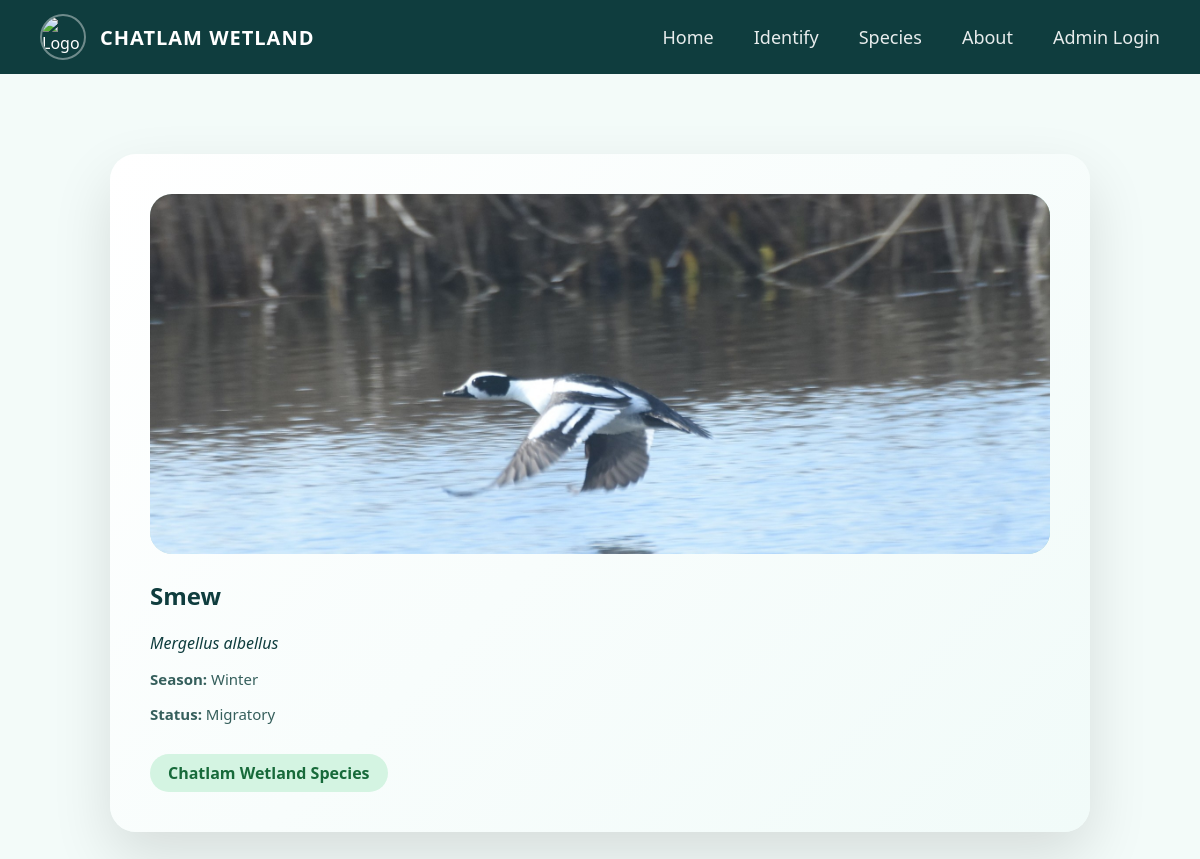
The app's page /species/1 with its own data.
### tables this page shows
CREATE TABLE species (
    id INTEGER PRIMARY KEY AUTOINCREMENT,
    common_name TEXT,
    scientific_name TEXT,
    status TEXT,
    season TEXT,
    description TEXT
, image TEXT);

### web/app.py (the view)
@app.route("/species/<int:species_id>")
def species_detail(species_id):
    conn = sqlite3.connect(DB_PATH)
    conn.row_factory = sqlite3.Row
    c = conn.cursor()
    c.execute("SELECT * FROM species WHERE id = ?", (species_id,))
    bird = c.fetchone()
    conn.close()
    if not bird:
        return "Species not found", 404
    return render_template("species_detail.html", bird=bird)

### web/templates/species_detail.html (shortened to what this page needs)
{% extends "base.html" %}
{% block content %}
<div class="detail-container">
   <div class="detail-img">
    {% if bird.image %}
        <img src="{{ url_for('static', filename=bird.image) }}"
             alt="{{ bird.common_name }}">
    {% else %}
        <span class="species-fallback">🦆</span>
    {% endif %}
</div>
    <h2>{{ bird["common_name"] }}</h2>
    <em>{{ bird["scientific_name"] }}</em>
    <div class="meta">
        <p><strong>Season:</strong> {{ bird["season"] }}</p>
        <p><strong>Status:</strong> {{ bird["status"] }}</p>
    </div>
    <div class="badge">
        Chatlam Wetland Species
    </div>
</div>
{% endblock %}

### web/templates/base.html (shortened to what this page needs)
<!DOCTYPE html>
<html lang="en">
<head>
</head>
<body>
<nav>
    <div class="nav-left">
        <img src="https://encrypted-tbn0.gstatic.com/images?q=tbn:ANd9GcTmrR6yP1KyG_wbl2cfzWHj8c-AsmYCpUuZPA&s" alt="Logo">
        <span>CHATLAM WETLAND</span>
    </div>
   <div class="nav-links">
    <a href="/">Home</a>
    <a href="/identify">Identify</a>
    <a href="/species">Species</a>
    <a href="/about">About</a>
      {% if session.get("admin_logged_in") %}
        <a href="/admin/review">Review</a>
        <a href="/admin/species">Manage Species</a>
        <a href="/admin/logout" class="logout">Logout</a>
    {% else %}
        <a href="/admin/login">Admin Login</a>
    {% endif %}
</nav>
{% block content %}{% endblock %}
</body>
</html>

### web/templates/base.html (style rules this page uses)
body { margin: 0; font-family: "Segoe UI", system-ui, sans-serif; background: #f3fbf9; color: #0f3d3e; }
a { text-decoration: none; color: inherit; }
nav { display: flex; justify-content: space-between; align-items: center; padding: 14px 40px; background: #0f3d3e; color: white; }
.nav-left { display: flex; align-items: center; gap: 14px; }
.nav-left img { width: 42px; height: 42px; border-radius: 50%; object-fit: cover; border: 2px solid rgba(255,255,255,0.4); }
.nav-left span { font-size: 20px; font-weight: 600; letter-spacing: 1px; }
.nav-links { display: flex; align-items: center; gap: 40px; }
.nav-links a { font-size: 18px; opacity: 0.9; transition: opacity 0.3s ease; }
h1, h2, h3 { color: #0f3d3e; }
p, label { color: #355f5c; }

### web/templates/species_detail.html (style rules this page uses)
.detail-container { max-width: 900px; margin: 80px auto; padding: 40px; border-radius: 26px; background: linear-gradient(135deg, #ffffff, #f1fbf9); box-shadow: 0 25px 60px rgba(0,0,0,0.12); }
.detail-img { width: 100%; height: 360px; border-radius: 22px; background: linear-gradient(135deg, #cce7e3, #9dd4cc); display: flex; align-items: center; justify-content: center; font-size: 90px; margin-bottom: 25px; overflow: hidden; }
.detail-img img { width: 100%; height: 100%; object-fit: cover; }
.meta { font-size: 15px; color: #444; margin-top: 12px; }
.badge { display: inline-block; margin-top: 15px; padding: 8px 18px; border-radius: 20px; background: #d4f4e2; color: #176a3a; font-weight: bold; }

### records on screen
species: image (picture), common_name "Smew", scientific_name "Mergellus albellus", season "Winter", status "Migratory"
